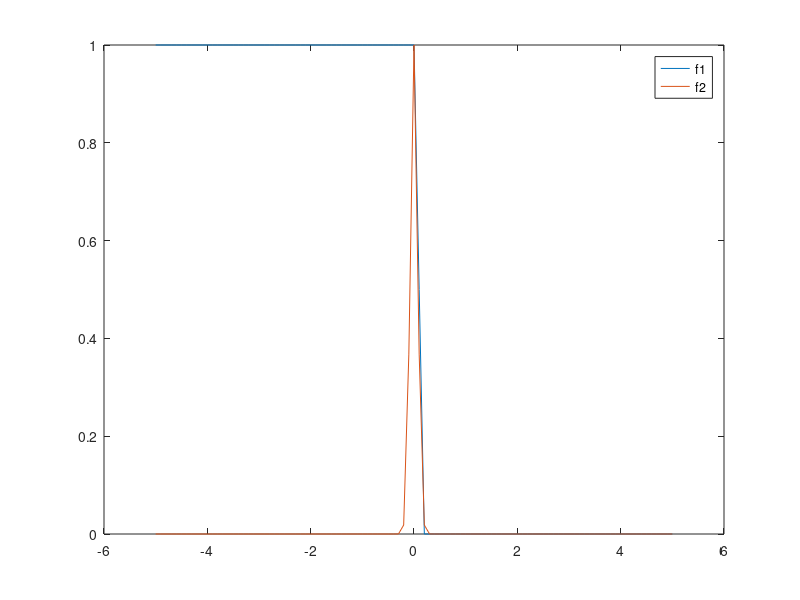

Recreate this plot in MATLAB.
clc
clear 
close all

k = 100;
a = 1;
e = -0.1;
x = -5 : 0.1 : 5;
sig = 1-(1 + a * exp(k * (-x - e))) .^ - 1;
figure(1)
plot(x, sig)
hold on

%%
z = 100;
y =  exp(-z * x.^2);
plot(x,y)
legend('f1','f2')